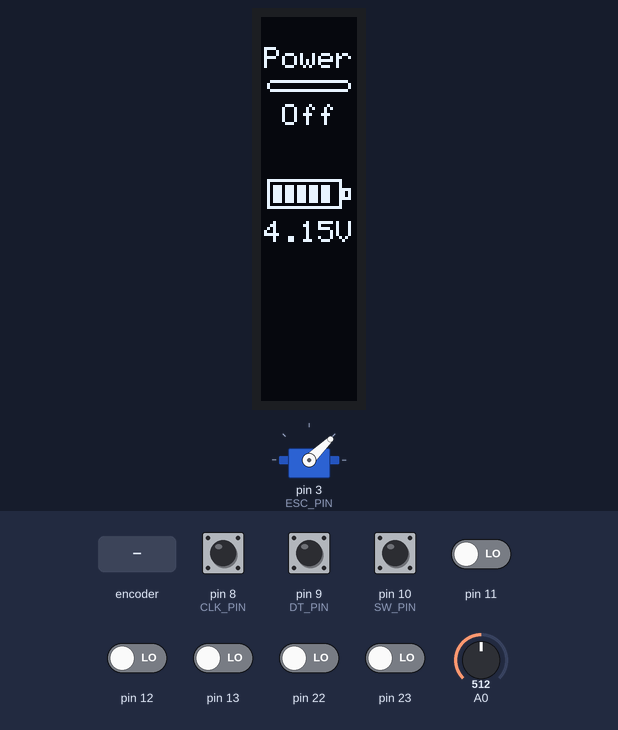
The sketch below on a simulated Arduino Uno, built with avr-gcc and run on an emulated ATmega328P. Parts: servo, 32×128 one-colour display. Inputs (shaded band) come from the test bench; at power-on: pin 8 (CLK_PIN), pin 9 (DT_PIN), pin 10 (SW_PIN) HIGH, pin 11–13, pin 22, pin 23 LOW, A0 = 512.

Above: at 7.7 s.
7.8 s: A0 set to 306
At 9.5 s:
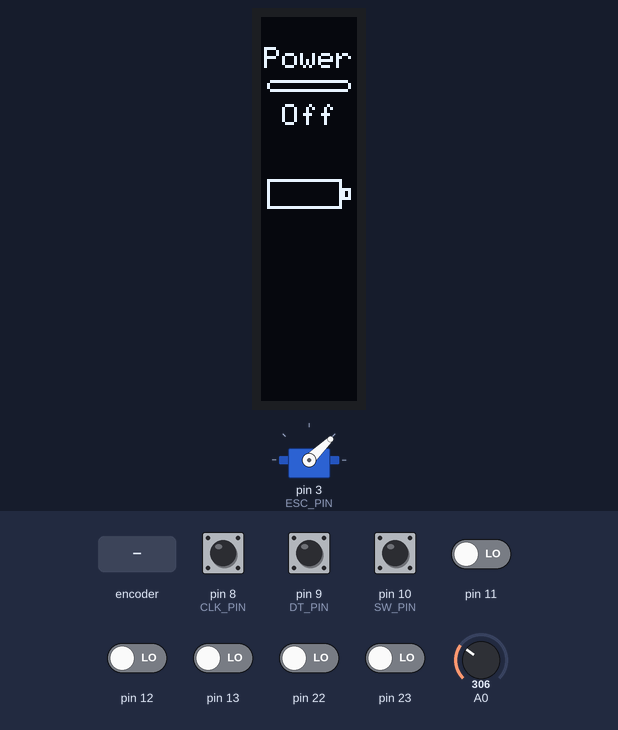
9.8 s: pin 10 (SW_PIN) pulled LOW for 0.15 s
At 10.19 s:
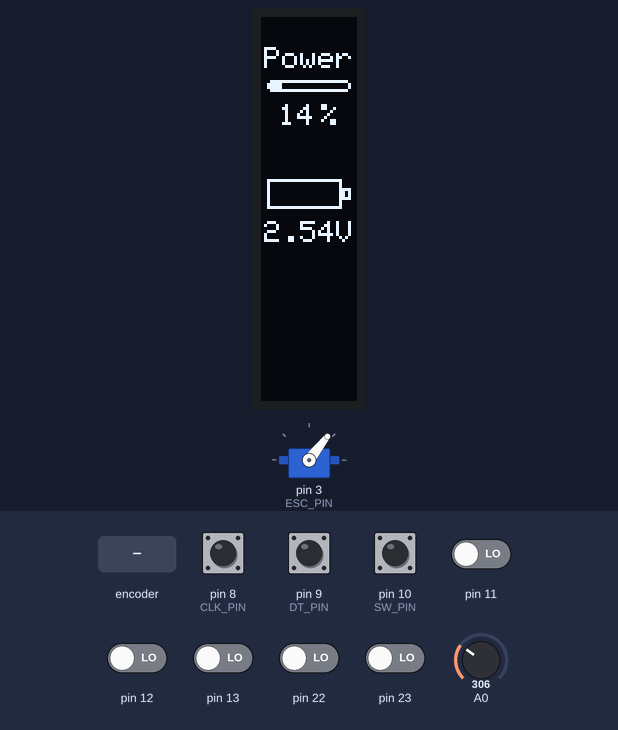
10.5 s: rotary encoder on pin 8 (CLK_PIN) / pin 9 (DT_PIN) turned 1 step (first pin leading)
At 11.5 s:
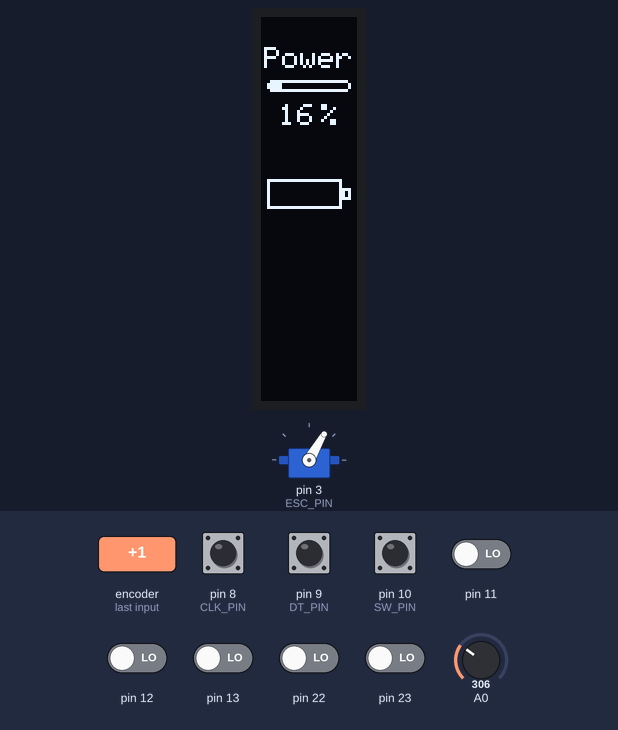
12.6 s: pin 10 (SW_PIN) pulled LOW for 1 s
At 13.91 s:
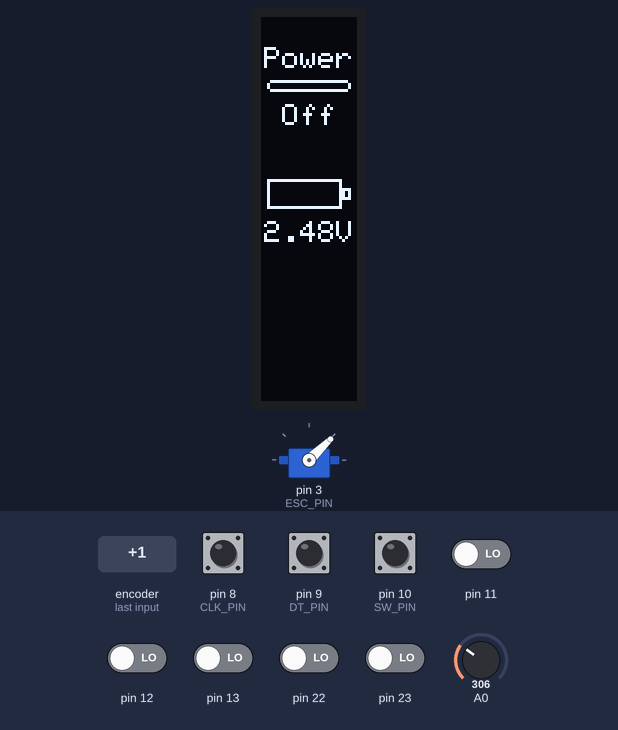
15.1 s: pin 10 (SW_PIN) pulled LOW for 0.15 s
At 15.61 s:
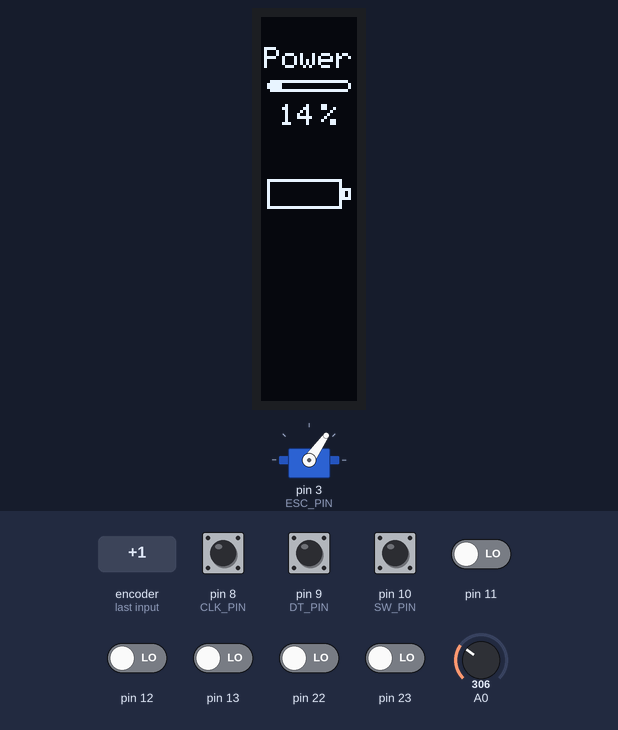
15.8 s: A0 set to 290
At 17.89 s:
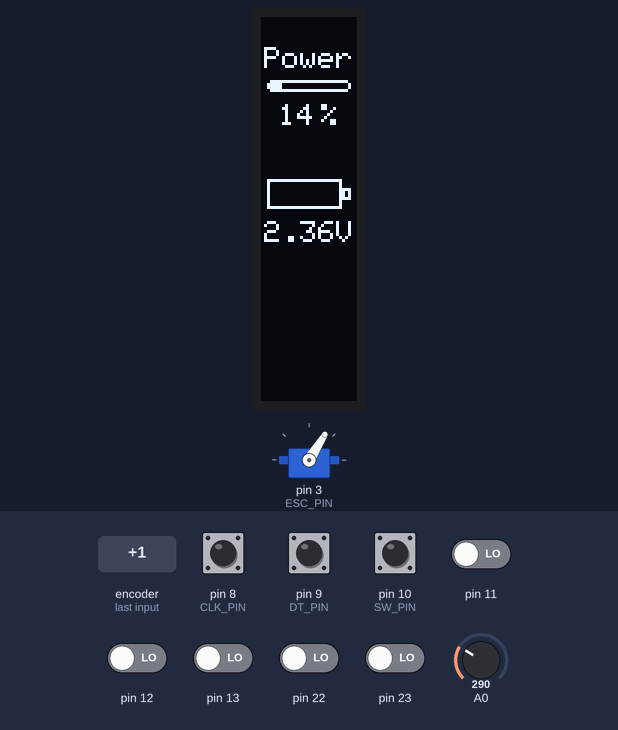
Timing chart, 0 to 18.3 s (numbered marks = the images above; inputs shaded):
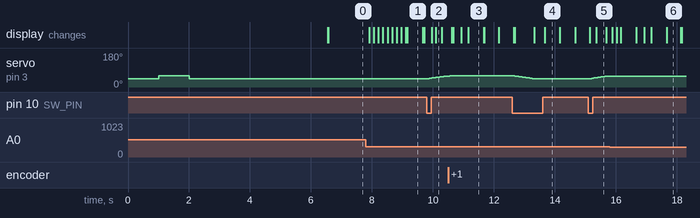

The sketch:

arduino_encoder_n_screen.ino
```cpp
#include <Wire.h>
#include <Servo.h>
#if defined(__AVR_ATmega328P__)
#include <avr/interrupt.h>
#endif
#include "DisplayController.h"
#include "EncoderController.h"
#include "VoltageMonitor.h"

// =========================
// Hardware configuration
// =========================

#define SCREEN_WIDTH 128
#define SCREEN_HEIGHT 32
#define OLED_RESET -1

const int CLK_PIN = 8;
const int DT_PIN  = 9;
const int SW_PIN  = 10;
const int ESC_PIN = 3;

const int MIN_PWM = 1000;
const int MAX_PWM = 2000;

Adafruit_SSD1306 display(
  SCREEN_WIDTH,
  SCREEN_HEIGHT,
  &Wire,
  OLED_RESET
);

// =========================
// ESC controller
// =========================

class EscController {
public:
  EscController(int pin, int minPwm, int maxPwm)
    : pin(pin),
      minPwm(minPwm),
      maxPwm(maxPwm) {}

  void begin() {
    esc.attach(pin);
    esc.writeMicroseconds(1000);  // State 1: Minimum throttle
    delay(1000);

    esc.writeMicroseconds(1150);  // State 2: Increase throttle
    delay(1000);

    esc.writeMicroseconds(1000);  // State 3: Return to minimum throttle
    delay(4500);

    currentPwm = minPwm;
    targetPwm = minPwm;
  }

  void setEnabled(bool enabled) {
    this->enabled = enabled;
  }

  void setValue(int value) {
    this->value = constrain(value, 0, 100);
  }

  void update() {
    targetPwm = enabled
      ? map(value, 0, 100, minPwm, maxPwm)
      : minPwm;

    const unsigned long now = millis();
    if (now - lastRampTime < RAMP_INTERVAL) {
      return;
    }

    lastRampTime = now;

    if (currentPwm < targetPwm) {
      currentPwm += RAMP_STEP;
      if (currentPwm > targetPwm) {
        currentPwm = targetPwm;
      }
    } else if (currentPwm > targetPwm) {
      currentPwm -= RAMP_STEP;
      if (currentPwm < targetPwm) {
        currentPwm = targetPwm;
      }
    }

    esc.writeMicroseconds(currentPwm);
  }

private:
  static const unsigned long RAMP_INTERVAL = 20;
  static const int RAMP_STEP = 5;

  Servo esc;
  int pin;
  int minPwm;
  int maxPwm;
  int value = 14;
  int currentPwm = MIN_PWM;
  int targetPwm = MIN_PWM;
  bool enabled = false;
  unsigned long lastRampTime = 0;
};

// =========================
// Application
// =========================

EncoderController encoder(CLK_PIN, DT_PIN, SW_PIN);
EscController escController(ESC_PIN, MIN_PWM, MAX_PWM);
DisplayController displayController(display, Wire);
VoltageMonitor voltageMonitor(A0);

#if defined(__AVR_ATmega328P__)
ISR(PCINT0_vect) {
  encoder.handleEncoderInterrupt();
}
#endif

const unsigned long DISPLAY_SLEEP_TIMEOUT = 45000;

int value = 14;
bool enabled = false;
unsigned long lastInputTime = 0;
bool displayAsleep = false;

int valueStep(int direction) {
    if (value < 20) {
      return 1;
    }
    if (value < 60) {
      return 2;
    }
    return 4;
  }

void refreshDisplay() {
  displayController.render(
    value,
    enabled,
    voltageMonitor.getVoltageHundredths(),
    voltageMonitor.getBatteryBars()
  );
}

void registerInput() {
  lastInputTime = millis();
}

void wakeDisplay() {
  if (displayAsleep) {
    displayController.wake();
    displayAsleep = false;
    refreshDisplay();
  }
}

void setup() {
  value = 14;
  enabled = false;

  escController.begin();

  Wire.begin();
  Wire.setClock(400000);
  Wire.setWireTimeout(25000, true);

  encoder.begin();

  displayController.begin();

  voltageMonitor.begin();
  refreshDisplay();
  lastInputTime = millis();
}

void loop() {
  const int rotation = encoder.readRotation();
  bool refreshNeeded = false;

  if (rotation != 0 && !displayAsleep) {
    registerInput();
    int remainingRotation = rotation;
    while (remainingRotation != 0) {
      const int direction = remainingRotation > 0 ? 1 : -1;
      value += direction * valueStep(direction);
      value = constrain(value, 0, 100);
      remainingRotation -= direction;
    }
    escController.setValue(value);
    refreshNeeded = true;
  }

  if (encoder.readButtonPressed()) {
    const bool wasAsleep = displayAsleep;
    registerInput();

    if (wasAsleep) {
      wakeDisplay();
    } else {
      enabled = !enabled;
      if (!enabled) {
        value = 14;
        escController.setValue(value);
      }
      escController.setEnabled(enabled);
      refreshNeeded = true;
    }
  }

  displayController.update();

  if (voltageMonitor.update() && !displayAsleep) {
    refreshNeeded = true;
  }

  if (refreshNeeded && !displayAsleep) {
    refreshDisplay();
  }

  escController.update();

  if (!enabled &&
      !displayAsleep &&
      millis() - lastInputTime >= DISPLAY_SLEEP_TIMEOUT) {
    displayController.sleep();
    displayAsleep = true;
  }
}
```

DisplayController.h
```cpp
#ifndef DISPLAY_CONTROLLER_H
#define DISPLAY_CONTROLLER_H

#include <Arduino.h>
#include <Wire.h>
#include <Adafruit_SSD1306.h>

class DisplayController {
public:
  DisplayController(Adafruit_SSD1306 &display, TwoWire &wire)
    : display(display),
      wire(wire) {}

  bool begin() {
    initialized = initializeDisplay();
    if (!initialized) {
      return false;
    }

    showArming();
    initialized = checkConnection();
    return initialized;
  }

  void update() {
    const unsigned long now = millis();
    if (!initialized && now - lastRecoveryAttempt >= RECOVERY_INTERVAL) {
      lastRecoveryAttempt = now;
      recover();
    }

    if (initialized &&
        !sleeping &&
        lowVoltage &&
        now - lastVoltageBlinkTime >= VOLTAGE_BLINK_INTERVAL) {
      lastVoltageBlinkTime = now;
      voltageVisible = !voltageVisible;
      drawIfReady();
    }
  }

  void render(
    int value,
    bool enabled,
    int voltageHundredths,
    int batteryBars
  ) {
    const bool shouldBlink = voltageHundredths < VOLTAGE_BLINK_THRESHOLD;
    if (shouldBlink != lowVoltage) {
      lowVoltage = shouldBlink;
      voltageVisible = true;
      lastVoltageBlinkTime = millis();
    }

    this->value = value;
    this->enabled = enabled;
    this->voltageHundredths = voltageHundredths;
    this->batteryBars = batteryBars;
    drawIfReady();
  }

  void sleep() {
    sleeping = true;
    if (!initialized) {
      return;
    }

    display.ssd1306_command(SSD1306_DISPLAYOFF);
    recoverIfNeeded();
  }

  void wake() {
    sleeping = false;
    if (!initialized) {
      return;
    }

    display.ssd1306_command(SSD1306_DISPLAYON);
    if (recoverIfNeeded()) {
      drawIfReady();
    }
  }

private:
  static const uint8_t OLED_ADDRESS = 0x3C;
  static const uint32_t I2C_CLOCK_HZ = 400000;
  static const uint32_t I2C_TIMEOUT_US = 25000;
  static const unsigned long RECOVERY_INTERVAL = 1000;
  static const unsigned long VOLTAGE_BLINK_INTERVAL = 500;
  static const int VOLTAGE_BLINK_THRESHOLD = 300;
  static const int16_t VALUE_BAR_X = 2;
  static const int16_t VALUE_BAR_Y = 21;
  static const int16_t BATTERY_X = 2;
  static const int16_t BATTERY_Y = 54;

  Adafruit_SSD1306 &display;
  TwoWire &wire;
  int value = 14;
  bool enabled = false;
  int voltageHundredths = 0;
  int batteryBars = 0;
  bool lowVoltage = false;
  bool voltageVisible = true;
  bool initialized = false;
  bool sleeping = false;
  unsigned long lastRecoveryAttempt = 0;
  unsigned long lastVoltageBlinkTime = 0;

  bool initializeDisplay() {
    if (!display.begin(SSD1306_SWITCHCAPVCC, OLED_ADDRESS)) {
      return false;
    }

    display.setRotation(1);
    display.setTextColor(SSD1306_WHITE);
    return checkConnection();
  }

  bool checkConnection() {
    wire.beginTransmission(OLED_ADDRESS);
    const bool connected =
      wire.endTransmission() == 0 && !wire.getWireTimeoutFlag();
    wire.clearWireTimeoutFlag();
    return connected;
  }

  bool recoverIfNeeded() {
    if (!checkConnection()) {
      recover();
      return false;
    }
    return true;
  }

  void recover() {
    initialized = false;

    wire.end();
    wire.begin();
    wire.setClock(I2C_CLOCK_HZ);
    wire.setWireTimeout(I2C_TIMEOUT_US, true);

    if (!initializeDisplay()) {
      return;
    }

    if (sleeping) {
      display.ssd1306_command(SSD1306_DISPLAYOFF);
    } else {
      drawFrame();
    }

    initialized = checkConnection();
  }

  void drawIfReady() {
    if (!initialized) {
      return;
    }

    drawFrame();
    recoverIfNeeded();
  }

  void showArming() {
    display.clearDisplay();
    drawCenteredText("ARMING", 1, 33);
    display.display();
  }

  void drawCenteredText(
    const char *text,
    uint8_t textSize,
    int16_t y
  ) {
    int16_t x;
    int16_t textY;
    uint16_t textWidth;
    uint16_t textHeight;

    display.setTextSize(textSize);
    display.getTextBounds(
      text,
      0,
      y,
      &x,
      &textY,
      &textWidth,
      &textHeight
    );

    display.setCursor((display.width() - textWidth) / 2, y);
    display.print(text);
  }

  void drawFrame() {
    display.clearDisplay();
    display.setTextColor(SSD1306_WHITE);

    drawCenteredText("Power", 1, 10);
    drawValue();
    drawValueBar();

    char voltageText[8];
    snprintf(
      voltageText,
      sizeof(voltageText),
      "%d.%02dV",
      voltageHundredths / 100,
      voltageHundredths % 100
    );
    if (voltageVisible) {
      drawCenteredText(voltageText, 1, 68);
    }

    drawBatteryIndicator();

    display.display();
  }

  void drawValue() {
    if (!enabled) {
      drawCenteredText("Off", 1, 29);
      return;
    }

    char valueText[12];
    snprintf(valueText, sizeof(valueText), "%d", value);

    int16_t boundsX;
    int16_t boundsY;
    uint16_t valueWidth;
    uint16_t valueHeight;

    display.setTextSize(1);
    display.getTextBounds(
      valueText,
      0,
      0,
      &boundsX,
      &boundsY,
      &valueWidth,
      &valueHeight
    );

    const int16_t percentWidth = 6;
    const int16_t gap = 2;
    const int16_t totalWidth = valueWidth + gap + percentWidth;
    const int16_t x = (display.width() - totalWidth) / 2;

    display.setCursor(x, 29);
    display.print(valueText);
    display.setTextSize(1);
    display.setCursor(x + valueWidth + gap, 29);
    display.print("%");
  }

  void drawValueBar() {
    const int clampedValue = value < 0
      ? 0
      : (value > 100 ? 100 : value);
    const int filledWidth = (26 * clampedValue + 50) / 100;

    display.drawRoundRect(
      VALUE_BAR_X,
      VALUE_BAR_Y,
      28,
      4,
      2,
      SSD1306_WHITE
    );

    if (enabled && filledWidth > 0) {
      display.fillRect(
        VALUE_BAR_X + 1,
        VALUE_BAR_Y + 1,
        filledWidth,
        2,
        SSD1306_WHITE
      );
    }
  }

  void drawBatteryIndicator() {
    const int clampedBars = batteryBars < 0
      ? 0
      : (batteryBars > 5 ? 5 : batteryBars);

    display.drawRect(BATTERY_X, BATTERY_Y, 25, 10, SSD1306_WHITE);
    display.drawRect(BATTERY_X + 25, BATTERY_Y + 3, 3, 4, SSD1306_WHITE);

    for (int segment = 0; segment < clampedBars; ++segment) {
      display.fillRect(
        BATTERY_X + 2 + segment * 4,
        BATTERY_Y + 2,
        3,
        6,
        SSD1306_WHITE
      );
    }
  }
};

#endif
```

EncoderController.h
```cpp
#ifndef ENCODER_CONTROLLER_H
#define ENCODER_CONTROLLER_H

#include <Arduino.h>

#if defined(__AVR_ATmega328P__)
#include <avr/io.h>
#include <util/atomic.h>
#endif

class EncoderController {
public:
  EncoderController(int clkPin, int dtPin, int switchPin)
    : clkPin(clkPin),
      dtPin(dtPin),
      switchPin(switchPin) {}

  void begin() {
    pinMode(clkPin, INPUT_PULLUP);
    pinMode(dtPin, INPUT_PULLUP);
    pinMode(switchPin, INPUT_PULLUP);

    lastEncoderState = readEncoderState();
    lastButtonReading = HIGH;
    stableButtonState = HIGH;
    lastDebounceTime = 0;
    transitionCount = 0;
    lastDirection = 0;

#if defined(__AVR_ATmega328P__)
    if (clkPin >= 8 && clkPin <= 13 &&
        dtPin >= 8 && dtPin <= 13) {
      const uint8_t pinChangeMask =
        _BV(clkPin - 8) | _BV(dtPin - 8);
      PCMSK0 |= pinChangeMask;
      PCIFR |= _BV(PCIF0);
      PCICR |= _BV(PCIE0);
      interruptMode = true;
    }
#endif
  }

  int readRotation() {
#if defined(__AVR_ATmega328P__)
    if (interruptMode) {
      int direction = 0;
      ATOMIC_BLOCK(ATOMIC_RESTORESTATE) {
        direction = consumeRotation();
      }
      return direction;
    }
#endif

    updateEncoderState();
    return consumeRotation();
  }

  void handleEncoderInterrupt() {
    updateEncoderState();
  }

  bool readButtonPressed() {
    const bool reading = digitalRead(switchPin);
    bool pressed = false;

    if (reading != lastButtonReading) {
      lastDebounceTime = millis();
    }

    if (millis() - lastDebounceTime > DEBOUNCE_TIME &&
        reading != stableButtonState) {
      stableButtonState = reading;
      pressed = stableButtonState == LOW;
    }

    lastButtonReading = reading;
    return pressed;
  }

private:
  static const unsigned long DEBOUNCE_TIME = 30;

  int clkPin;
  int dtPin;
  int switchPin;
  volatile uint8_t lastEncoderState = 0;
  volatile int transitionCount = 0;
  volatile int lastDirection = 0;
  bool interruptMode = false;
  bool lastButtonReading = HIGH;
  bool stableButtonState = HIGH;
  unsigned long lastDebounceTime = 0;

  void updateEncoderState() {
    const uint8_t currentState = readEncoderState();
    int direction = 0;
    int transitionMagnitude = 1;

    if (currentState != lastEncoderState) {
      direction = transitionDirection(lastEncoderState, currentState);

      if (direction != 0) {
        lastDirection = direction;
      } else if ((lastEncoderState ^ currentState) == 0x03 &&
                 lastDirection != 0) {
        direction = lastDirection;
        transitionMagnitude = 2;
      }

      transitionCount += direction * transitionMagnitude;
      lastEncoderState = currentState;
    }
  }

  int consumeRotation() {
    const int rotation = transitionCount / 2;
    transitionCount -= rotation * 2;
    return rotation;
  }

  uint8_t readEncoderState() const {
#if defined(__AVR_ATmega328P__)
    if (clkPin >= 8 && clkPin <= 13 &&
        dtPin >= 8 && dtPin <= 13) {
      const uint8_t portState = PINB;
      return (((portState >> (clkPin - 8)) & 1) << 1) |
             ((portState >> (dtPin - 8)) & 1);
    }
#endif
    return (digitalRead(clkPin) << 1) | digitalRead(dtPin);
  }

  int transitionDirection(
    uint8_t previousState,
    uint8_t currentState
  ) const {
    if ((previousState == 3 && currentState == 1) ||
        (previousState == 1 && currentState == 0) ||
        (previousState == 0 && currentState == 2) ||
        (previousState == 2 && currentState == 3)) {
      return 1;
    }

    if ((previousState == 1 && currentState == 3) ||
        (previousState == 0 && currentState == 1) ||
        (previousState == 2 && currentState == 0) ||
        (previousState == 3 && currentState == 2)) {
      return -1;
    }

    return 0;
  }
};

#endif
```

Source omitted: VoltageMonitor.h (3900 bytes)

Measured:
- after the input at 7.8 s, the display: first changes after 0.11 s (image 1 shows a later state)
- after the input at 9.8 s, servo on pin 3 (ESC_PIN): moves from 44° to 58° over 0.57 s, starting after 0.06 s; the display: first changes after 0.17 s (image 2 shows a later state)
- after the input at 10.5 s, servo on pin 3 (ESC_PIN): 58° → 60° after 0.06 s; the display: changes after 0.11 s (image 3)
- after the input at 12.6 s, servo on pin 3 (ESC_PIN): moves from 60° to 44° over 0.64 s, starting after 0.06 s; the display: first changes after 0.05 s (image 4 shows a later state)
- after the input at 15.1 s, servo on pin 3 (ESC_PIN): moves from 44° to 58° over 0.57 s, starting after 0.06 s; the display: first changes after 0.05 s (image 5 shows a later state)
- after the input at 15.8 s, the display: first changes after 0.08 s (image 6 shows a later state)
- what the display in image 1 shows lasts 0.5 s, from 9.2 s to 9.7 s
